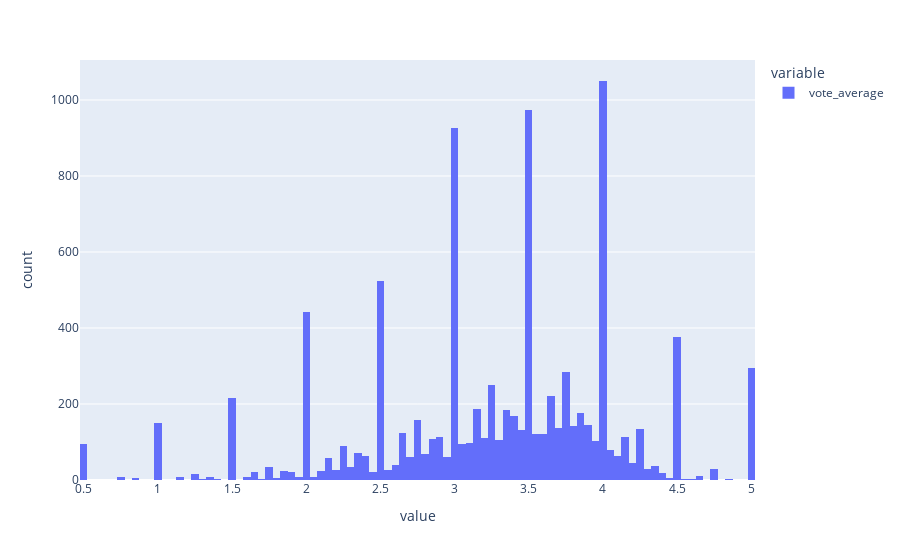

Notebook cell for this chart:
### Code cell
px.histogram(movies_count_df['vote_average'])

### Figure 1 — Plotly figure (JSON) as saved in the notebook; plotly's stock layout.template omitted (floating-point values rounded to 4 significant figures; data arrays with more than 128 entries replaced by an {"elided": "..."} marker saying what was removed)
{"data": [{"alignmentgroup": "True", "bingroup": "x", "hovertemplate": "variable=vote_average<br>value=%{x}<br>count=%{y}<extra></extra>", "legendgroup": "vote_average", "marker": {"color": "#636efa", "pattern": {"shape": ""}}, "name": "vote_average", "offsetgroup": "vote_average", "orientation": "v", "showlegend": true, "type": "histogram", "x": {"elided": "9724 float values"}, "xaxis": "x", "yaxis": "y"}], "layout": {"barmode": "relative", "legend": {"title": {"text": "variable"}, "tracegroupgap": 0}, "margin": {"t": 60}, "xaxis": {"anchor": "y", "domain": [0, 1], "title": {"text": "value"}}, "yaxis": {"anchor": "x", "domain": [0, 1], "title": {"text": "count"}}}}
